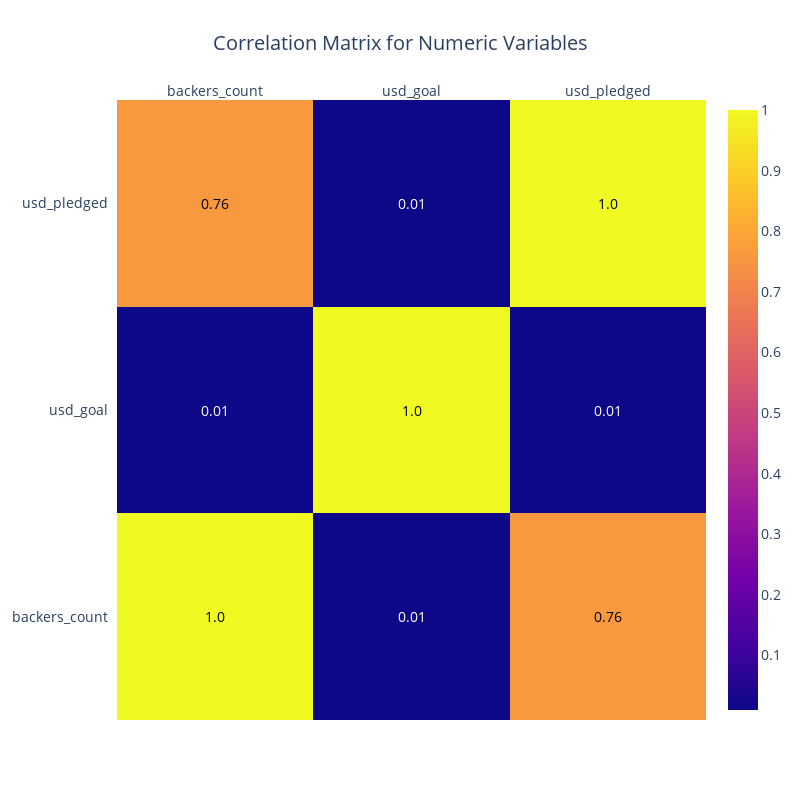

This figure's notebook cell:
### Markdown cell above
## Visualize correlation Matrix

### Code cell
corr = (
    kickstarter_numeric_df[
        [
            "backers_count",
            "usd_goal",
            "usd_pledged",
        ]
    ]
    .corr()
    .round(2)
)
fig = ff.create_annotated_heatmap(
    z=corr.values,
    x=list(corr.columns),
    y=list(corr.index),
    annotation_text=corr.round(2).values,
    showscale=True,
)
fig.update_layout(
    title="Correlation Matrix for Numeric Variables",
    title_font_size=20,
    title_x=0.5,
    width=800,
    height=800,
    font=dict(size=14),
)
fig.show()

### Figure 1 — Plotly figure (JSON) as saved in the notebook; plotly's stock layout.template omitted (floating-point values rounded to 4 significant figures)
{"data": [{"colorscale": [[0, "#0d0887"], [0.1111, "#46039f"], [0.2222, "#7201a8"], [0.3333, "#9c179e"], [0.4444, "#bd3786"], [0.5556, "#d8576b"], [0.6667, "#ed7953"], [0.7778, "#fb9f3a"], [0.8889, "#fdca26"], [1, "#f0f921"]], "reversescale": false, "showscale": true, "type": "heatmap", "x": ["backers_count", "usd_goal", "usd_pledged"], "y": ["backers_count", "usd_goal", "usd_pledged"], "z": [[1, 0.01, 0.76], [0.01, 1, 0.01], [0.76, 0.01, 1]]}], "layout": {"annotations": [{"font": {"color": "#000000"}, "showarrow": false, "text": "1.0", "x": "backers_count", "xref": "x", "y": "backers_count", "yref": "y"}, {"font": {"color": "#FFFFFF"}, "showarrow": false, "text": "0.01", "x": "usd_goal", "xref": "x", "y": "backers_count", "yref": "y"}, {"font": {"color": "#000000"}, "showarrow": false, "text": "0.76", "x": "usd_pledged", "xref": "x", "y": "backers_count", "yref": "y"}, {"font": {"color": "#FFFFFF"}, "showarrow": false, "text": "0.01", "x": "backers_count", "xref": "x", "y": "usd_goal", "yref": "y"}, {"font": {"color": "#000000"}, "showarrow": false, "text": "1.0", "x": "usd_goal", "xref": "x", "y": "usd_goal", "yref": "y"}, {"font": {"color": "#FFFFFF"}, "showarrow": false, "text": "0.01", "x": "usd_pledged", "xref": "x", "y": "usd_goal", "yref": "y"}, {"font": {"color": "#000000"}, "showarrow": false, "text": "0.76", "x": "backers_count", "xref": "x", "y": "usd_pledged", "yref": "y"}, {"font": {"color": "#FFFFFF"}, "showarrow": false, "text": "0.01", "x": "usd_goal", "xref": "x", "y": "usd_pledged", "yref": "y"}, {"font": {"color": "#000000"}, "showarrow": false, "text": "1.0", "x": "usd_pledged", "xref": "x", "y": "usd_pledged", "yref": "y"}], "font": {"size": 14}, "height": 800, "title": {"font": {"size": 20}, "text": "Correlation Matrix for Numeric Variables", "x": 0.5}, "width": 800, "xaxis": {"dtick": 1, "gridcolor": "rgb(0, 0, 0)", "side": "top", "ticks": ""}, "yaxis": {"dtick": 1, "ticks": "", "ticksuffix": "  "}}}
